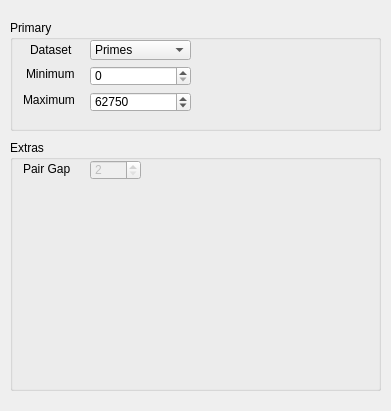
<?xml version="1.0" encoding="UTF-8"?>
<ui version="4.0">
 <class>FormSacks</class>
 <widget class="QWidget" name="FormSacks">
  <property name="geometry">
   <rect>
    <x>0</x>
    <y>0</y>
    <width>391</width>
    <height>411</height>
   </rect>
  </property>
  <property name="windowTitle">
   <string>Form</string>
  </property>
  <widget class="QGroupBox" name="groupBox">
   <property name="geometry">
    <rect>
     <x>10</x>
     <y>20</y>
     <width>371</width>
     <height>111</height>
    </rect>
   </property>
   <property name="title">
    <string>Primary</string>
   </property>
   <widget class="QSpinBox" name="max_">
    <property name="geometry">
     <rect>
      <x>80</x>
      <y>72</y>
      <width>101</width>
      <height>20</height>
     </rect>
    </property>
    <property name="maximum">
     <number>999999999</number>
    </property>
    <property name="value">
     <number>62750</number>
    </property>
   </widget>
   <widget class="QLabel" name="label">
    <property name="geometry">
     <rect>
      <x>20</x>
      <y>22</y>
      <width>50</width>
      <height>16</height>
     </rect>
    </property>
    <property name="text">
     <string>Dataset</string>
    </property>
   </widget>
   <widget class="QLabel" name="label_2">
    <property name="geometry">
     <rect>
      <x>16</x>
      <y>46</y>
      <width>54</width>
      <height>16</height>
     </rect>
    </property>
    <property name="text">
     <string>Minimum</string>
    </property>
   </widget>
   <widget class="QSpinBox" name="min_">
    <property name="geometry">
     <rect>
      <x>80</x>
      <y>46</y>
      <width>101</width>
      <height>20</height>
     </rect>
    </property>
    <property name="maximum">
     <number>999999999</number>
    </property>
   </widget>
   <widget class="QLabel" name="label_3">
    <property name="geometry">
     <rect>
      <x>13</x>
      <y>72</y>
      <width>57</width>
      <height>16</height>
     </rect>
    </property>
    <property name="text">
     <string>Maximum</string>
    </property>
   </widget>
   <widget class="QComboBox" name="dataset">
    <property name="geometry">
     <rect>
      <x>80</x>
      <y>20</y>
      <width>101</width>
      <height>20</height>
     </rect>
    </property>
    <property name="layoutDirection">
     <enum>Qt::LeftToRight</enum>
    </property>
    <item>
     <property name="text">
      <string>Primes</string>
     </property>
    </item>
    <item>
     <property name="text">
      <string>Prime Pairs</string>
     </property>
    </item>
   </widget>
  </widget>
  <widget class="QGroupBox" name="groupBox_2">
   <property name="geometry">
    <rect>
     <x>10</x>
     <y>140</y>
     <width>371</width>
     <height>251</height>
    </rect>
   </property>
   <property name="title">
    <string>Extras</string>
   </property>
   <widget class="QSpinBox" name="gap">
    <property name="enabled">
     <bool>false</bool>
    </property>
    <property name="geometry">
     <rect>
      <x>80</x>
      <y>20</y>
      <width>51</width>
      <height>20</height>
     </rect>
    </property>
    <property name="minimum">
     <number>2</number>
    </property>
    <property name="maximum">
     <number>100</number>
    </property>
    <property name="singleStep">
     <number>2</number>
    </property>
   </widget>
   <widget class="QLabel" name="label_4">
    <property name="geometry">
     <rect>
      <x>13</x>
      <y>22</y>
      <width>57</width>
      <height>14</height>
     </rect>
    </property>
    <property name="text">
     <string>Pair Gap</string>
    </property>
   </widget>
  </widget>
 </widget>
 <resources/>
 <connections/>
 <slots>
  <slot>primeg()</slot>
 </slots>
</ui>
